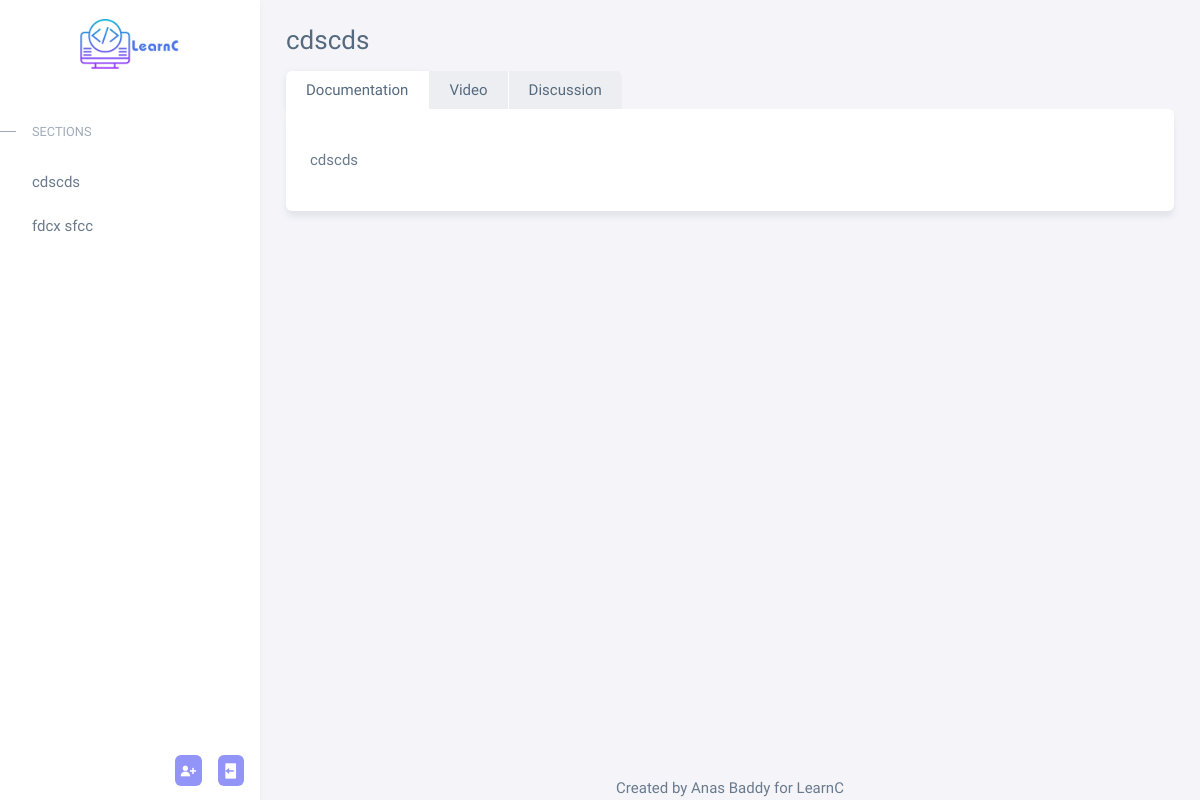
The app's page /index/4 with its own data.
### plearn/models.py (models this page shows, shortened)
class Section(models.Model):
    name = models.CharField(max_length=255, null=True)
    content = RichTextField(blank=True, null=True)
    video = models.FileField(upload_to='videos/', null=True, blank=True, verbose_name="")

### plearn/views.py (the view)
# urls.py: path('', include('plearn.urls')),
def plearn(request, id):
    if request.method == 'POST':
        if request.POST.get('addMessageForm'):
            discussion = Discussion.objects.create(
                message=request.POST["message"],
                date=date.today(),
                learner=request.user,
                section=Section.objects.get(id=id)
            )
            discussion.save()
        elif request.POST.get('addReplyForm'):
            reply = Reply.objects.create(
                response=request.POST["replyTextArea"+request.POST["addReplyForm"]],
                date=date.today(),
                editor = request.user,
                discussion = Discussion.objects.get(id = request.POST["addReplyForm"])
            )
            reply.save()
        return redirect('index', id=id)
    else:
        exists = Section.objects.filter(id=id).count()
        if exists == 1:
            current = Section.objects.get(id=id)
            sections = Section.objects.all().values()
            discussions = Discussion.objects.filter(section=id)
            replies = Reply.objects.filter(discussion__in=discussions)
            context = {
                'sections': sections,
                'current': current,
                'discussions': discussions,
                'replies': replies
            }
            return render(request ,'index.html', context)
    return render(request, '404.html')

### plearn/templates/index.html (shortened to what this page needs)
<!DOCTYPE html>
{% load static %}
<html lang="en" class="light-style layout-menu-fixed" dir="ltr" data-theme="theme-default"
  data-assets-path="{% static 'assets/' %}" data-template="vertical-menu-template-free">
<head>
  <link rel="stylesheet" href="{% static 'assets/vendor/fonts/boxicons.css' %}" />
  <link rel="stylesheet" href="{% static 'assets/vendor/css/core.css' %}" class="template-customizer-core-css" />
  <link rel="stylesheet" href="{% static 'assets/vendor/css/theme-default.css' %}"
    class="template-customizer-theme-css" />
  <link rel="stylesheet" href="{% static 'assets/css/demo.css' %}" />
  <link rel="stylesheet" href="{% static 'assets/vendor/libs/perfect-scrollbar/perfect-scrollbar.css' %}" />
  <link rel="stylesheet" href="{% static 'assets/vendor/libs/apex-charts/apex-charts.css' %}" />
</head>
<body>
  <div class="layout-wrapper layout-content-navbar layout-without-navbar">
    <div class="layout-container">
      <aside id="layout-menu" class="layout-menu menu-vertical menu bg-menu-theme">
        <div class="app-brand demo">
          <a href="{% url 'indexAlt' %}" class="app-brand-link">
            <img src="{% static 'assets/img/logo/LearnC.png' %}" alt="" class="p-5"
              style="max-width: 100%; max-height: 100%; object-fit: contain;">
          </a>
        </div>
        <ul class="menu-inner py-1 mt-3">
          <li class="menu-header small text-uppercase"><span class="menu-header-text">Sections</span></li>
          {% for section in sections %}
          <li class="menu-item" id="s{{ section.id }}">
            <a href="{% url 'index' section.id %}" class="menu-link">
              <div data-i18n="Basic">{{ section.name }}</div>
            </a>
          </li>
          {% endfor %}
        </ul>
        <div class="menu-divider mb-0"></div>
        <ul class="m-0 p-0">
          <li class="menu-block my-1 d-flex flex-row justify-content-end">
            {% if user.is_authenticated %}
            <div class="row w-100 me-1">
              <div class="col-10">
                <p><strong>{{ user.username }}</strong> is connected</p>
              </div>
              <div class="col-2">
                <a class="fold-show" title="Logout" data-bs-placement="top" data-bs-toggle="tooltip"
                  href="{% url 'logout' %}"><span aria-hidden="true" class="text-body bx bx-log-out"></span>
                </a>
              </div>
            </div>
            {% else %}
            <a class="fold-show me-3 rounded p-1" style="background: #9294f8;" title="Signup" data-bs-placement="top"
              data-bs-toggle="tooltip" href="{% url 'signup' %}"><i class='bx bxs-user-plus' style='color:#ffffff'></i>
            </a>
            <a class="fold-show rounded p-1" style="background: #9294f8;" title="Login" data-bs-placement="top"
              data-bs-toggle="tooltip" href="{% url 'signin' %}"><span><i class='bx bxs-log-out'
                  style='color:#ffffff'></i></span>
            </a>
            {% endif %}
          </li>
        </ul>
      </aside>
      <div class="layout-page">
        <div class="content-wrapper">
          <div class="container-xxl flex-grow-1 container-p-y">
            <h3>{{ current.name }}</h3>
            <div class="nav-align-top">
              <ul class="nav nav-tabs" role="tablist">
                <li class="nav-item">
                  <button type="button" class="nav-link active" role="tab" data-bs-toggle="tab"
                    data-bs-target="#navs-top-documentation" aria-controls="navs-top-home"
                    aria-selected="true">Documentation</button>
                </li>
                {% if current.video %}
                <li class="nav-item">
                  <button type="button" class="nav-link" role="tab" data-bs-toggle="tab"
                    data-bs-target="#navs-top-video" aria-controls="navs-top-profile"
                    aria-selected="false">Video</button>
                </li>
                {% endif %}
                <li class="nav-item">
                  <button type="button" class="nav-link" role="tab" data-bs-toggle="tab"
                    data-bs-target="#navs-top-discussion" aria-controls="navs-top-messages"
                    aria-selected="false">Discussion</button>
                </li>
              </ul>
              <div class="tab-content">
                <div class="tab-pane fade show active" id="navs-top-documentation" role="tabpanel">
                  <p>
                    {{ current.content|safe }}
                  </p>
                </div>
              </div>
            </div>
          </div>
        </div>
        <footer class="content-footer footer bg-footer-theme text-center">
          Created by Anas Baddy for LearnC
        </footer>
      </div>
    </div>
  </div>
</body>
</html>

### staticfiles/assets/css/demo.css (style rules this page uses)
.menu .app-brand.demo { height: 64px; margin-top: 12px; }

### records on screen
Section: name "cdscds", content "cdscds"
Section: name "fdcx sfcc"
